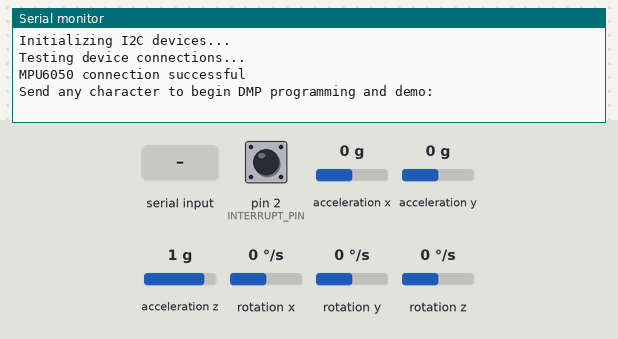
Recording of a sketch running on a simulated Arduino Uno, built with avr-gcc and run on an emulated ATmega328P. On the bench: the last lines printed to the serial monitor. The test bench sets the inputs (shaded band); at power-on: acceleration x 0 g, acceleration y 0 g, acceleration z 1 g, rotation z 0 °/s, pin 2 (INTERRUPT_PIN) LOW, rotation x 0 °/s, rotation y 0 °/s. The sensor or clock chip raises its interrupt line as the real part does.

Above: at 0.9 s.
1.0 s: "1" received over Serial
At 2.7 s:
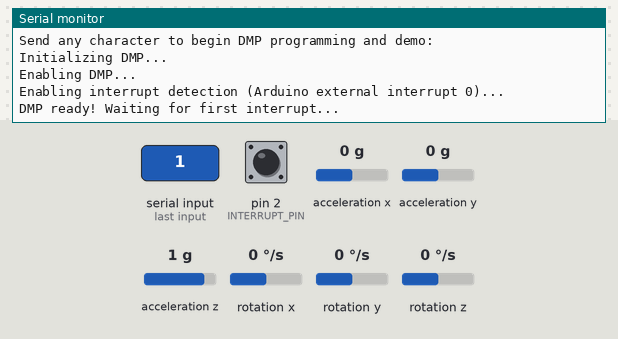
3.0 s: acceleration x set to -1.4 g
6.0 s: acceleration y set to 0.8 g
At 6.7 s:
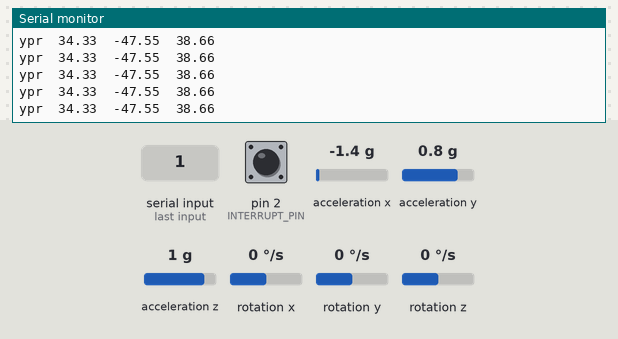
9.0 s: acceleration z set to -1.4 g
At 9.6 s:
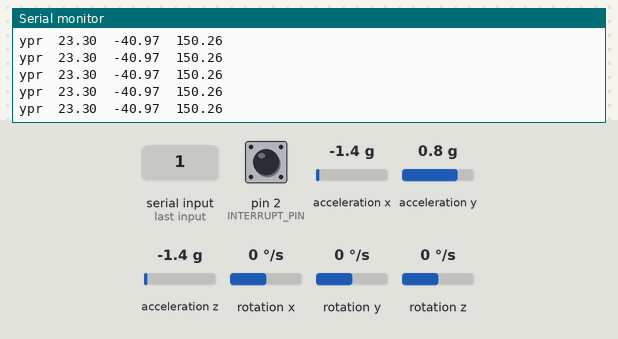
10.5 s: acceleration x set to 0 g
At 11.6 s:
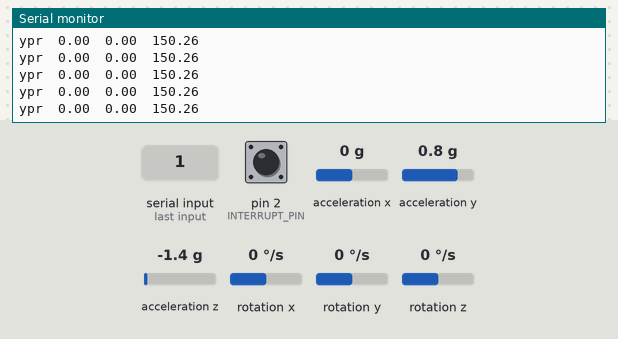
13.5 s: rotation z set to -192 °/s
At 14.2 s:
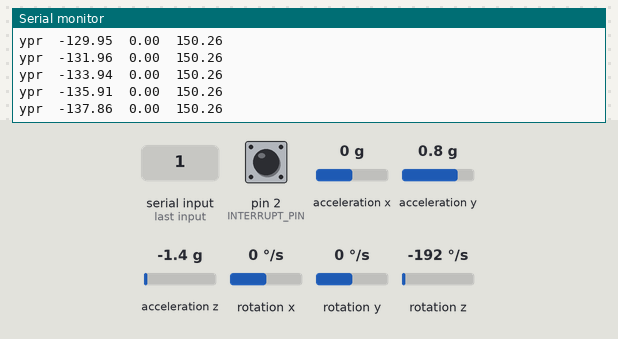
Timing chart, 0 to 16.0 s (numbered marks = the images above; inputs shaded):
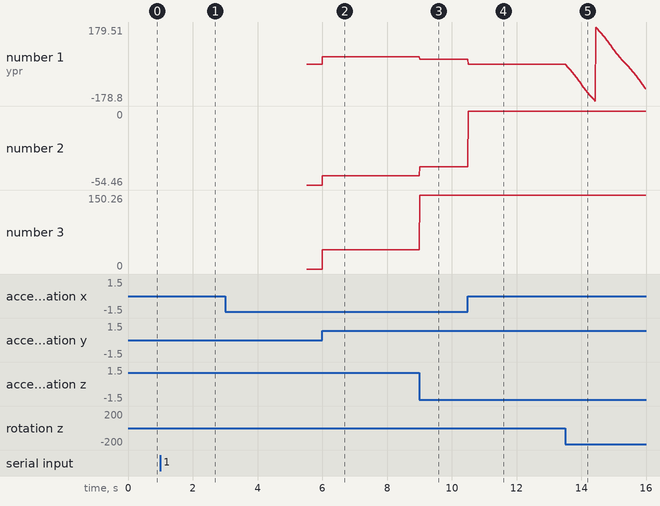

The sketch:

MPU6050_final_code.ino
```cpp
//setting up MPU6050
#include "I2Cdev.h"
#include "MPU6050_6Axis_MotionApps20.h"

#if I2CDEV_IMPLEMENTATION == I2CDEV_ARDUINO_WIRE
    #include "Wire.h"
#endif

MPU6050 mpu;

#define INTERRUPT_PIN 2
#define LED_PIN 13

//variables required for MPU6050
bool dmpReady = false;
Quaternion q;
VectorFloat gravity;
bool blinkState = false;
uint8_t mpuIntStatus;
uint8_t devStatus;
uint16_t packetSize;
uint16_t fifoCount;
volatile bool mpuInterrupt = false;
uint8_t fifoBuffer[64];
float ypr[3];
int count = 0;


void dmpDataReady() {
    mpuInterrupt = true;
}

void setup_MPU6050(){
  #if I2CDEV_IMPLEMENTATION == I2CDEV_ARDUINO_WIRE
      Wire.begin();
      Wire.setClock(400000); // 400kHz I2C clock. Comment this line if having compilation difficulties
  #elif I2CDEV_IMPLEMENTATION == I2CDEV_BUILTIN_FASTWIRE
      Fastwire::setup(400, true);
  #endif

  Serial.println(F("Initializing I2C devices..."));
  mpu.initialize();
  pinMode(INTERRUPT_PIN, INPUT);
  Serial.println(F("Testing device connections..."));
  Serial.println(mpu.testConnection() ? F("MPU6050 connection successful") : F("MPU6050 connection failed"));
  Serial.println(F("\nSend any character to begin DMP programming and demo: "));
  while (Serial.available() && Serial.read());
  while (!Serial.available());
  while (Serial.available() && Serial.read());
  Serial.println(F("Initializing DMP..."));
  devStatus = mpu.dmpInitialize();
  mpu.setXGyroOffset(220);
  mpu.setYGyroOffset(76);
  mpu.setZGyroOffset(-85);
  mpu.setZAccelOffset(1788);
  if (devStatus == 0) {
        mpu.CalibrateAccel(10);
        mpu.CalibrateGyro(10);
        mpu.PrintActiveOffsets();

        Serial.println(F("Enabling DMP..."));
        mpu.setDMPEnabled(true);


        // enable Arduino interrupt detection
        Serial.print(F("Enabling interrupt detection (Arduino external interrupt "));
        Serial.print(digitalPinToInterrupt(INTERRUPT_PIN));
        Serial.println(F(")..."));
        attachInterrupt(digitalPinToInterrupt(INTERRUPT_PIN), dmpDataReady, RISING);
        mpuIntStatus = mpu.getIntStatus();

        // set our DMP Ready flag so the main loop() function knows it's okay to use it
        Serial.println(F("DMP ready! Waiting for first interrupt..."));
        dmpReady = true;

        // get expected DMP packet size for later comparison
        packetSize = mpu.dmpGetFIFOPacketSize();
    } else {
        Serial.print(F("DMP Initialization failed (code "));
        Serial.print(devStatus);
        Serial.println(F(")"));
    }
}

//getting angles and displaying them
void get_angles(){
  if (mpu.dmpGetCurrentFIFOPacket(fifoBuffer)) {
    mpu.dmpGetQuaternion(&q, fifoBuffer);
    mpu.dmpGetGravity(&gravity, &q);
    mpu.dmpGetYawPitchRoll(ypr, &q, &gravity);
  }
}
void display_angles(){
  Serial.print("ypr\t");
  Serial.print(ypr[0] * 180/M_PI);
  Serial.print("\t");
  Serial.print(ypr[1] * 180/M_PI);
  Serial.print("\t");
  Serial.println(ypr[2] * 180/M_PI);
}


void setup() {
  Serial.begin(115200);
  while(!Serial);
  setup_MPU6050();
  //setup_motors();
  delay(4000);
}


void loop() {
  if (!dmpReady) return;
  get_angles();
  display_angles();

}
```

Measured:
- after the input at 1.0 s, the serial monitor: prints a new line at once (image 1)
- after the input at 6.0 s, the serial monitor: prints a new line at once (image 2)
- after the input at 9.0 s, the serial monitor: prints a new line at once (image 3)
- after the input at 10.5 s, the serial monitor: prints a new line at once (image 4)
- after the input at 13.5 s, the serial monitor: prints a new line at once (image 5)
- plotted number 1: 0 → 34.33 after the input at 6.0 s, 34.33 → 23.3 after the input at 9.0 s, 23.3 → 0 after the input at 10.5 s, 0 → -120.47 after the input at 13.5 s
- plotted number 2: -54.46 → -47.55 after the input at 6.0 s, -47.55 → -40.97 after the input at 9.0 s, -40.97 → 0 after the input at 10.5 s
- plotted number 3: 0 → 38.66 after the input at 6.0 s, 38.66 → 150.26 after the input at 9.0 s
